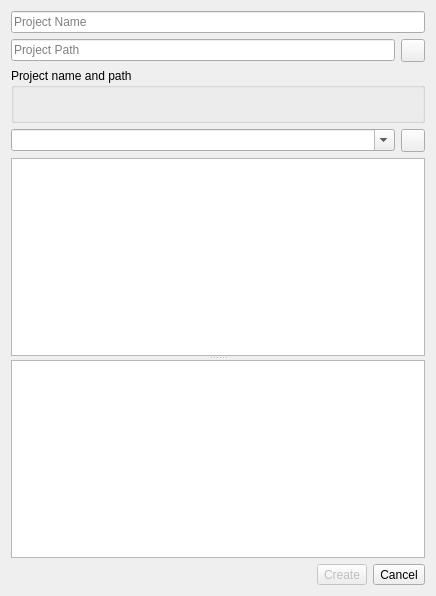
<?xml version="1.0" encoding="UTF-8"?>
<ui version="4.0">
 <class>NewProjectDialog</class>
 <widget class="QDialog" name="NewProjectDialog">
  <property name="geometry">
   <rect>
    <x>0</x>
    <y>0</y>
    <width>436</width>
    <height>596</height>
   </rect>
  </property>
  <property name="windowTitle">
   <string>Dialog</string>
  </property>
  <layout class="QGridLayout" name="gridLayout">
   <item row="0" column="0" colspan="4">
    <widget class="QLineEdit" name="projectName">
     <property name="sizePolicy">
      <sizepolicy hsizetype="Expanding" vsizetype="Fixed">
       <horstretch>0</horstretch>
       <verstretch>0</verstretch>
      </sizepolicy>
     </property>
     <property name="placeholderText">
      <string>Project Name</string>
     </property>
    </widget>
   </item>
   <item row="1" column="0" colspan="3">
    <widget class="QLineEdit" name="projectPath">
     <property name="sizePolicy">
      <sizepolicy hsizetype="Expanding" vsizetype="Fixed">
       <horstretch>0</horstretch>
       <verstretch>0</verstretch>
      </sizepolicy>
     </property>
     <property name="placeholderText">
      <string>Project Path</string>
     </property>
    </widget>
   </item>
   <item row="1" column="3">
    <widget class="QToolButton" name="pathSelect">
     <property name="icon">
      <iconset resource="resources/resources.qrc">
       <normaloff>:/images/actions/document-open.svg</normaloff>:/images/actions/document-open.svg</iconset>
     </property>
    </widget>
   </item>
   <item row="2" column="0" colspan="4">
    <widget class="QGroupBox" name="groupBox">
     <property name="title">
      <string>Project name and path</string>
     </property>
     <layout class="QVBoxLayout" name="verticalLayout">
      <item>
       <widget class="QLabel" name="projectNameAndPath">
        <property name="text">
         <string/>
        </property>
       </widget>
      </item>
     </layout>
    </widget>
   </item>
   <item row="3" column="0" colspan="3">
    <widget class="QComboBox" name="templateName">
     <property name="sizePolicy">
      <sizepolicy hsizetype="Expanding" vsizetype="Fixed">
       <horstretch>0</horstretch>
       <verstretch>0</verstretch>
      </sizepolicy>
     </property>
     <property name="editable">
      <bool>true</bool>
     </property>
    </widget>
   </item>
   <item row="3" column="3">
    <widget class="QToolButton" name="templateSelect">
     <property name="icon">
      <iconset resource="resources/resources.qrc">
       <normaloff>:/images/actions/document-open.svg</normaloff>:/images/actions/document-open.svg</iconset>
     </property>
    </widget>
   </item>
   <item row="4" column="0" colspan="4">
    <widget class="QSplitter" name="splitter">
     <property name="orientation">
      <enum>Qt::Vertical</enum>
     </property>
     <widget class="QTextBrowser" name="infoView"/>
     <widget class="QTableView" name="parameterTable">
      <property name="selectionBehavior">
       <enum>QAbstractItemView::SelectRows</enum>
      </property>
      <attribute name="horizontalHeaderStretchLastSection">
       <bool>true</bool>
      </attribute>
      <attribute name="verticalHeaderVisible">
       <bool>false</bool>
      </attribute>
     </widget>
    </widget>
   </item>
   <item row="5" column="0">
    <spacer name="horizontalSpacer">
     <property name="orientation">
      <enum>Qt::Horizontal</enum>
     </property>
     <property name="sizeHint" stdset="0">
      <size>
       <width>251</width>
       <height>21</height>
      </size>
     </property>
    </spacer>
   </item>
   <item row="5" column="1">
    <widget class="QToolButton" name="buttonOk">
     <property name="enabled">
      <bool>false</bool>
     </property>
     <property name="text">
      <string>Create</string>
     </property>
     <property name="icon">
      <iconset resource="resources/resources.qrc">
       <normaloff>:/images/actions/dialog-ok-apply.svg</normaloff>:/images/actions/dialog-ok-apply.svg</iconset>
     </property>
     <property name="iconSize">
      <size>
       <width>22</width>
       <height>22</height>
      </size>
     </property>
     <property name="toolButtonStyle">
      <enum>Qt::ToolButtonTextBesideIcon</enum>
     </property>
    </widget>
   </item>
   <item row="5" column="2" colspan="2">
    <widget class="QToolButton" name="buttonCancel">
     <property name="text">
      <string>Cancel</string>
     </property>
     <property name="icon">
      <iconset resource="resources/resources.qrc">
       <normaloff>:/images/actions/dialog-close.svg</normaloff>:/images/actions/dialog-close.svg</iconset>
     </property>
     <property name="iconSize">
      <size>
       <width>22</width>
       <height>22</height>
      </size>
     </property>
     <property name="toolButtonStyle">
      <enum>Qt::ToolButtonTextBesideIcon</enum>
     </property>
    </widget>
   </item>
  </layout>
 </widget>
 <resources>
  <include location="resources/resources.qrc"/>
 </resources>
 <connections>
  <connection>
   <sender>buttonOk</sender>
   <signal>clicked()</signal>
   <receiver>NewProjectDialog</receiver>
   <slot>accept()</slot>
   <hints>
    <hint type="sourcelabel">
     <x>334</x>
     <y>457</y>
    </hint>
    <hint type="destinationlabel">
     <x>275</x>
     <y>455</y>
    </hint>
   </hints>
  </connection>
  <connection>
   <sender>buttonCancel</sender>
   <signal>clicked()</signal>
   <receiver>NewProjectDialog</receiver>
   <slot>reject()</slot>
   <hints>
    <hint type="sourcelabel">
     <x>379</x>
     <y>467</y>
    </hint>
    <hint type="destinationlabel">
     <x>302</x>
     <y>466</y>
    </hint>
   </hints>
  </connection>
 </connections>
</ui>
